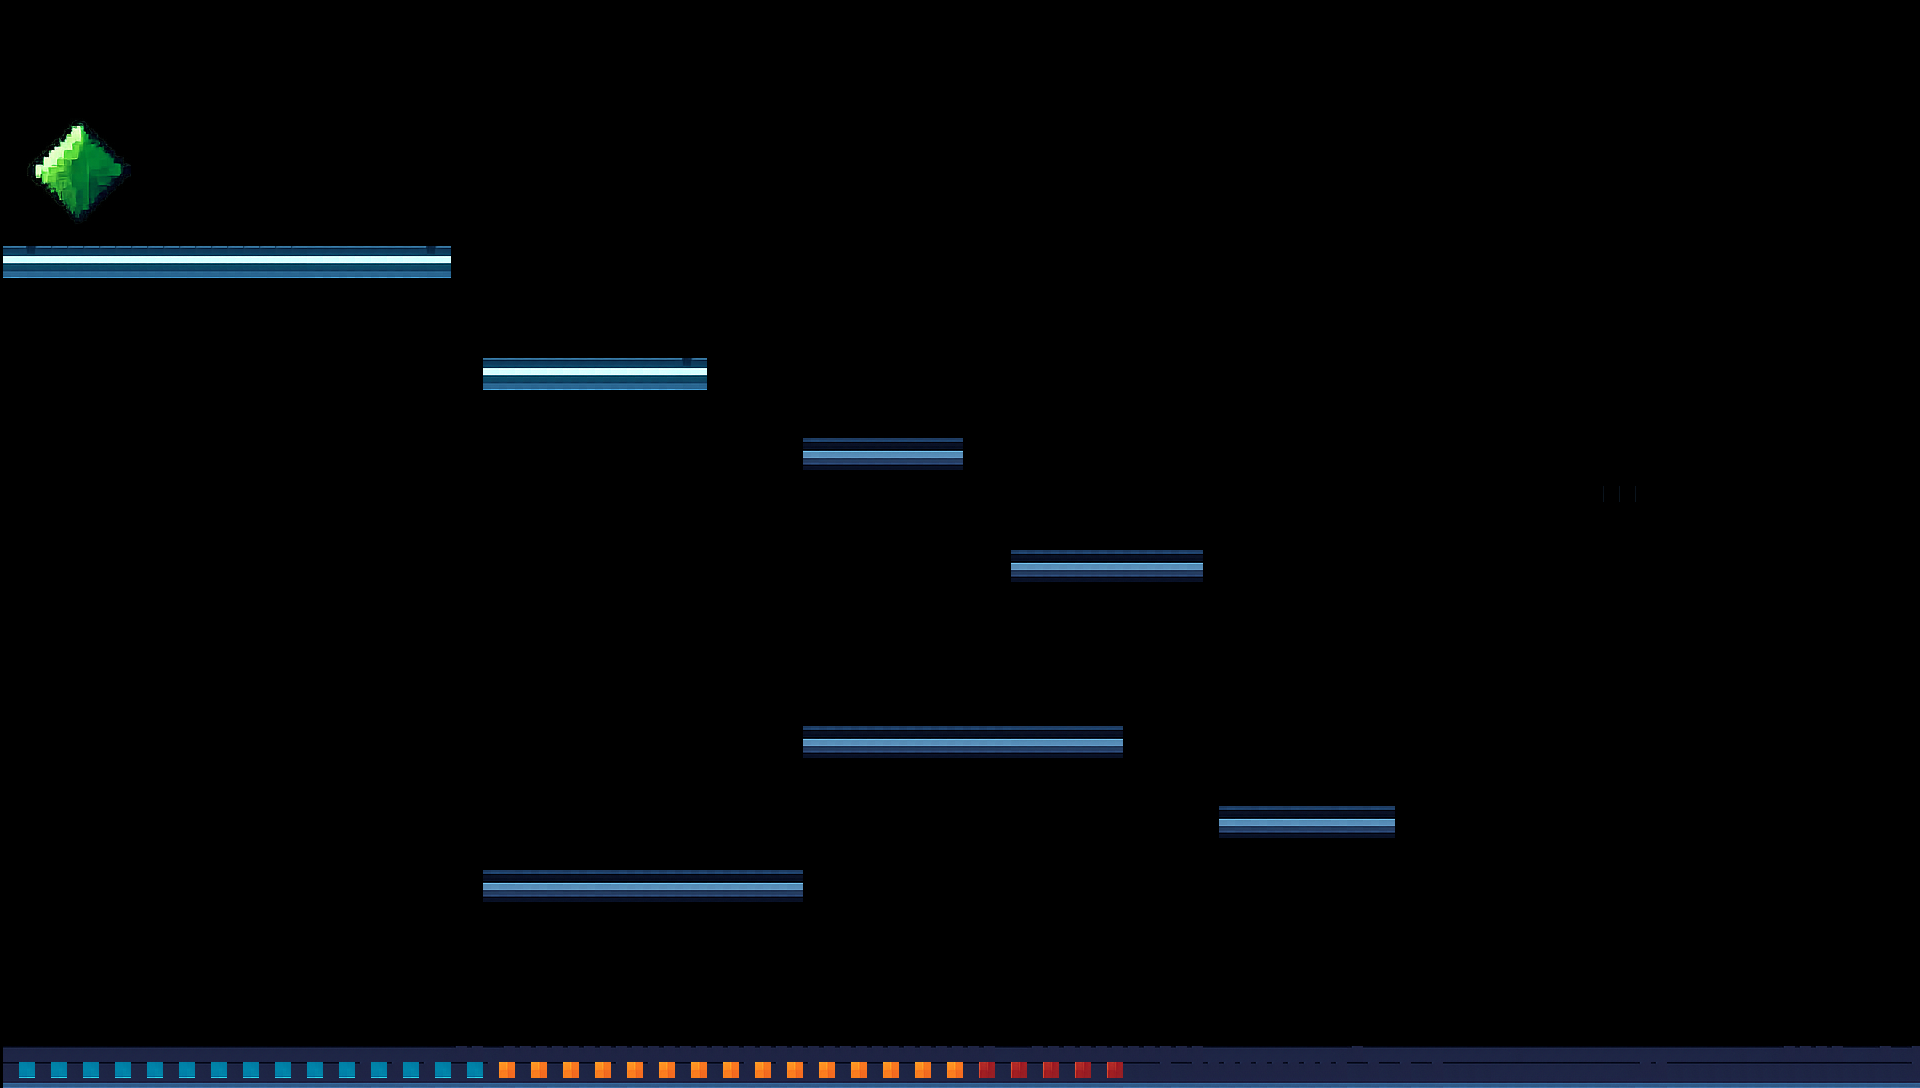

A 2D game scene composited from a Tiled map and its tileset images. What follows is a short description and the map's XML, with each tile layer's data collapsed to a summary:
An orthogonal 120x68 tile map with 16x16 px tiles, 1 tile layer (Kachelebene 1) and 9 objects (7x plattform, Item1, Boden).

<map version="1.10" tiledversion="1.11.2" orientation="orthogonal" renderorder="right-down" width="120" height="68" tilewidth="16" tileheight="16" infinite="0" nextlayerid="3" nextobjectid="16">
 <tileset firstgid="1" name="Sci-Fi1" tilewidth="16" tileheight="16" tilecount="4096" columns="64">
  <image source="../Textures/sci-fi-tileset.png" width="1024" height="1024" />
 </tileset>
 <layer id="1" name="Kachelebene 1" width="120" height="68" offsetx="3.0303" offsety="6.06061">
  <data>[8160 cells, 666 non-empty, 71 distinct tile ids]</data>
 </layer>
 <objectgroup id="2" name="Objektebene 1">
  <object id="1" type="plattform" x="483" y="871" width="320" height="31" />
  <object id="4" type="plattform" x="803" y="725" width="319" height="32" />
  <object id="5" type="plattform" x="1012" y="549" width="190" height="31" />
  <object id="8" type="plattform" x="803" y="439" width="159" height="30" />
  <object id="9" type="plattform" x="1218" y="806" width="176" height="32" />
  <object id="11" type="plattform" x="483" y="359" width="222" height="29" />
  <object id="12" type="plattform" x="2" y="247" width="449" height="29" />
  <object id="13" type="Item1" x="79" y="122">
   <polygon points="0,0 51,49 0,101 -49,50" />
  </object>
  <object id="15" type="Boden" x="3.5" y="1046.5">
   <polygon points="0,0 1919,0 1918.5,46.5 -0.5,47" />
  </object>
 </objectgroup>
</map>
